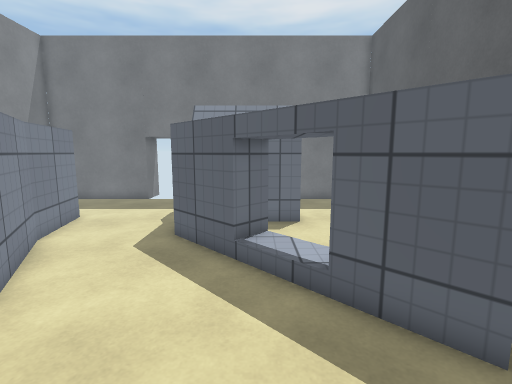
[1] (above)

16 first-person views from a walk through a Unity game level. The camera is 1.5 m above the floor, tilts 8° down and sees 85° across. The floor is counted in squares, 0.5 m on a side. Each view is taken from the middle of a square. On the plan, view 1 faces up. The plan holds only what a view shows up to about 20 squares ahead; the rest is blank. The player character is not drawn. Door leaves are left out, so doorways stand open. Surface patterns are stand-ins for the level's own textures.

[2]
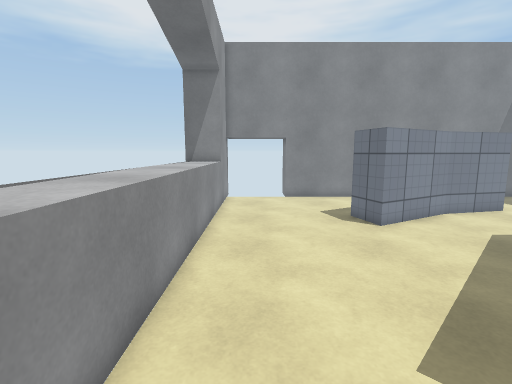

[3]
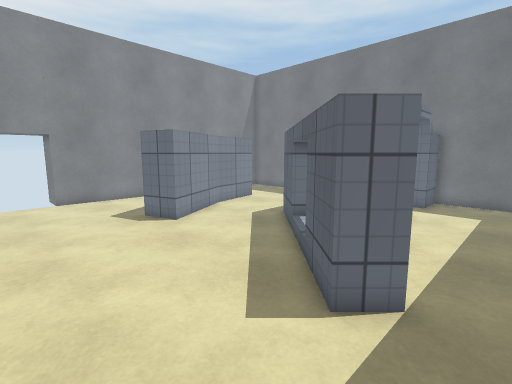

[4]
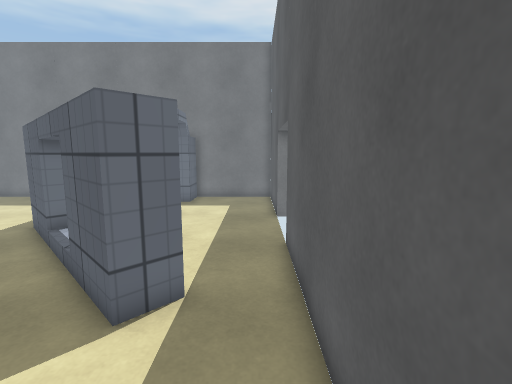

[5]
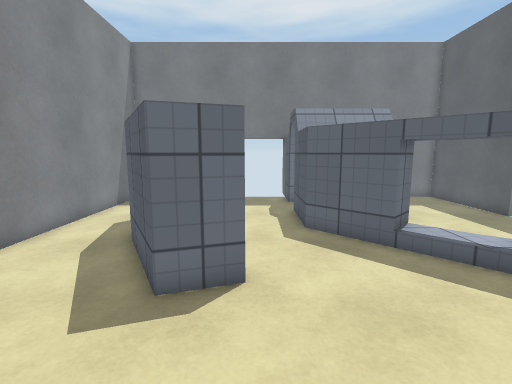

[6]
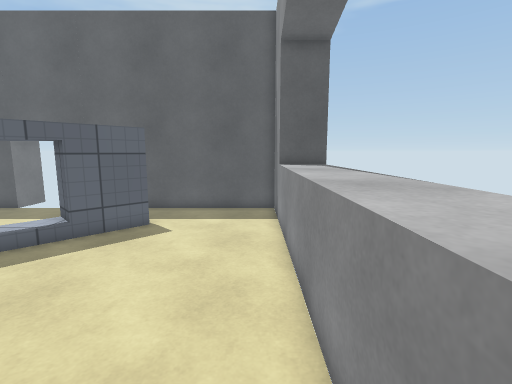

[7]
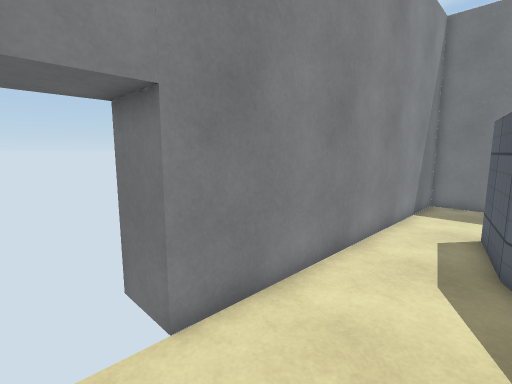

[8]
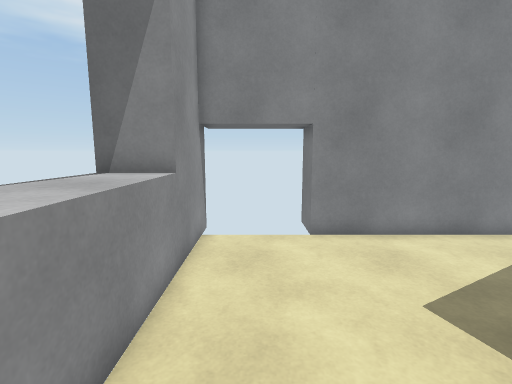

[9]
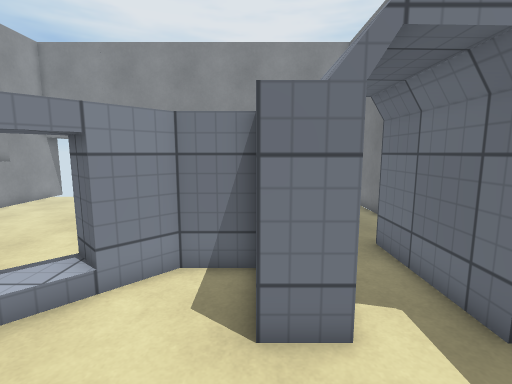

[10]
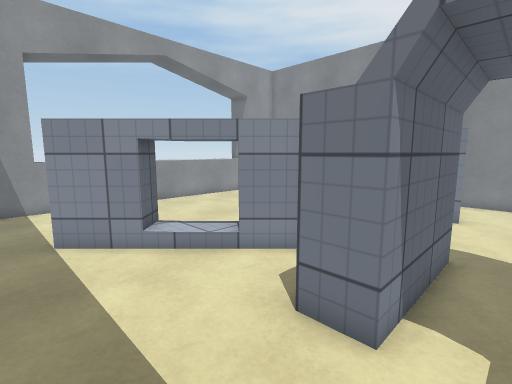

[11]
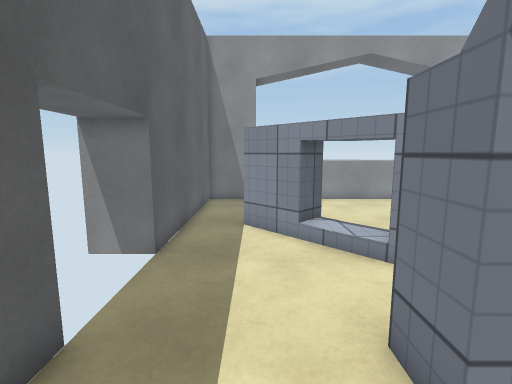

[12]
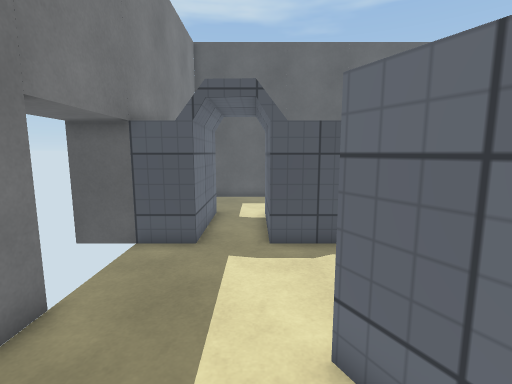

[13]
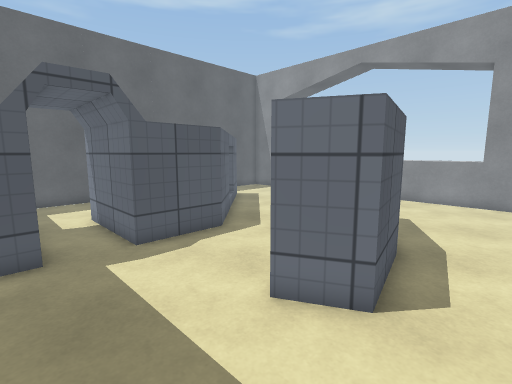

[14]
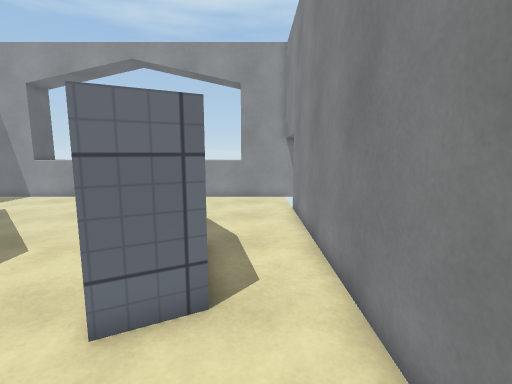

[15]
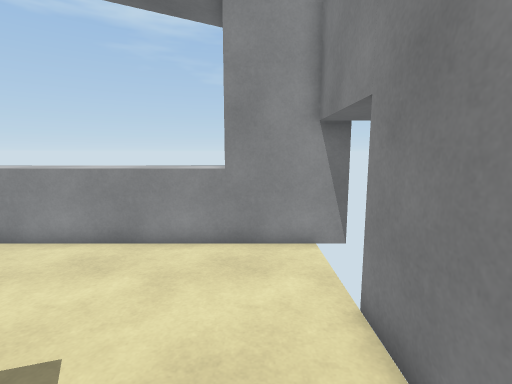

[16]
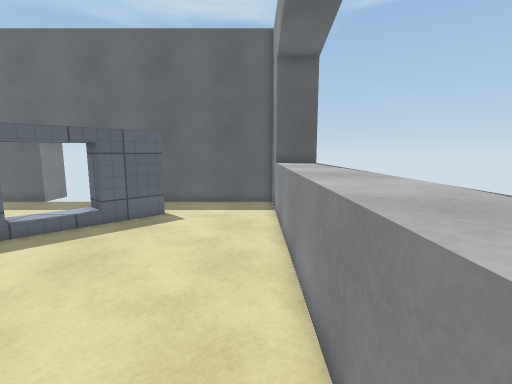

### Floor plan
Key: @ floor where view 1 was taken; # wall or solid block; . floor; D closed door; = window, fence, low wall or low ledge; ^ raised ledge; T thing the floor can be seen under or through.
Columns run from 13 left of view 1 to 7 right of it. Each row starts with its distance up from view 1.
 18 #######DDD#    ######
 17 #.........#    #....#
 16 #.........######....#
 15 #...................#
 14 #.........######....#
 13 #...##....######....#
 12 #..###....######....#
 11 #..###....###.......D
 10 #..###....###.......D
  9 #..####....#TT......D
  8 #...###.....TTT.....#
  7 #...####.....TTT....#
  6 #....###......TTT...#
  5 #....###.......TT#..#
  4 #...............##..#
  3 #...............=...#
  2 #...................#
  1 D...................#
  0 D............@......#
 -1 D...................#
 -2 ####^^^^^^^^^^^^^####
 -3    #^^^^^^^^^^^^^#
 -4    #^^^^^^^^^^^^ #

Where each view was taken, in squares from view 1:
view 1: 0 up, 0 right, facing up
view 2: 0 up, 6 right, facing left
view 3: 1 down, 6 right, facing up-left
view 4: 1 down, 6 right, facing up
view 5: 1 down, 5 left, facing up
view 6: 1 down, 8 left, facing right
view 7: 0 up, 9 left, facing up-left
view 8: 0 up, 3 left, facing left
view 9: 12 up, 6 right, facing left
view 10: 15 up, 6 right, facing down-left
view 11: 16 up, 4 right, facing down
view 12: 14 up, 12 left, facing right
view 13: 17 up, 12 left, facing down-right
view 14: 17 up, 11 left, facing down
view 15: 7 up, 11 left, facing down
view 16: 1 down, 10 left, facing right
